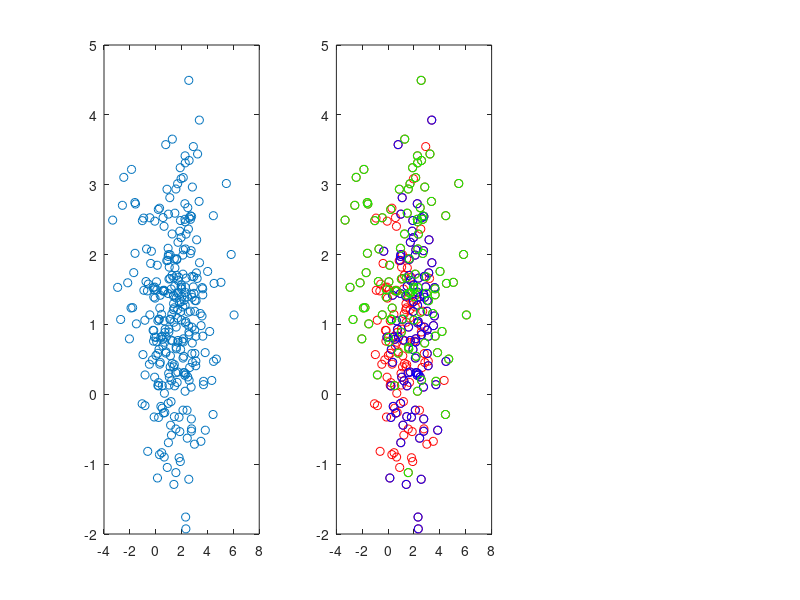

This figure's MATLAB source: (Note: this script raises an error after producing the figure.)
clc
close all
    clear

%% robicz
ID = 230127;
deviation = 1;
rng(ID)

x11 = normrnd(1,deviation,[100,1]);

x12 = normrnd(2,deviation,[100,1]);

x13 = normrnd(1.5,deviation+1,[100,1]);


x1 = [x11; x12; x13];


x21 = normrnd(1,deviation,[100,1]);

x22 = normrnd(1,deviation,[100,1]);

x23 = normrnd(1.87,deviation,[100,1]);

x2 = [x21; x22; x23];
%% as
figure(1)
subplot(1,3,1)
plot(x1,x2,'o')
subplot(1,3,2)
plot(x1,x2,'o', 'Color',"r")
hold on
plot(x12,x22,'o', 'Color',"b")
plot(x13,x23,'o', 'Color',"g")

%% 
data = [x1,x2];
nData = normalize(data);

pivot1 = [];
pivot2 = [];
pivot3 = [];

pivot1 = [nData(1,1),nData(1,2)];
pivot2 = [nData(101,1),nData(101,2)];
pivot3 = [nData(201,1),nData(201,2)];

% figure(2)
% 
% plot(pivot1(1),pivot1(2),'+','Color','r')
% hold on
% plot(pivot2(1),pivot2(2),'+','Color','b')
% xlim([0 1])
% ylim([0 1])
% plot(pivot3(1),pivot3(2),'+','Color','g')
%% a
clc
output = kMean(nData,3);

figure(1)
subplot(1,3,3)
plot(output(1:94,1,1),output(1:94,2,1),'o', 'Color',"r")
hold on
plot(output(95:200,1,2),output(95:200,2,2),'o', 'Color',"b")
plot(output(201:300,1,3),output(201:300,2,3),'o', 'Color',"g")
xlim([0 1])
ylim([0 1])

% 0.1019








